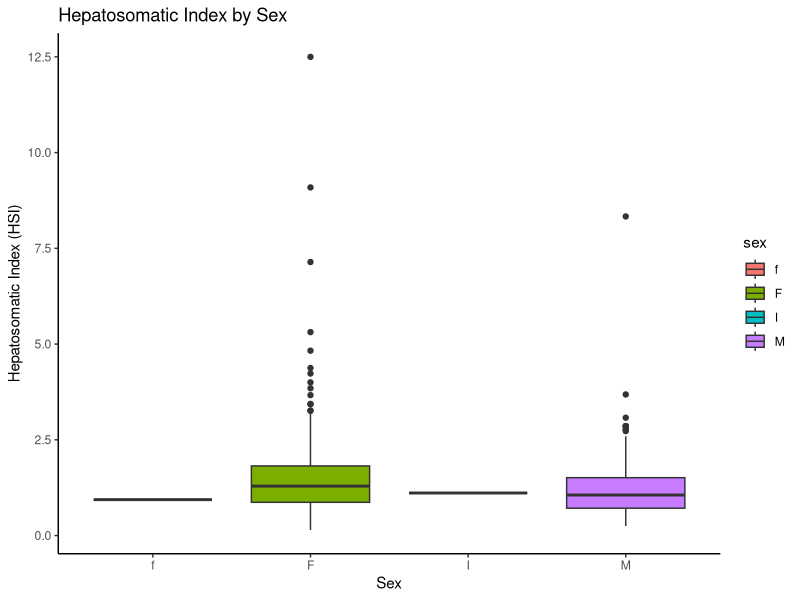

Reproduce this figure in R.
############INFLUENCE OF RAINFALL & NICHE WIDTH, ON REPRODUCTIVE INVESTMENT (HSI)#############
############ENIOLA OLU-AYORINDE###################
############2026-10-06##############################
# All HSI related calculations

library(readr)
library(dplyr)
library(tidyverse)

# ── Load data ──────────────────────────────────────────────────────────────────
Fish_info <- read_csv("data_paper_csvs/H.marginatus_food_items - fish info (3).csv")
View(Fish_info)

# ── Calculate HSI ──────────────────────────────────────────────────────────────
# HSI = (liver weight / total body weight) * 100
Fish_info <- Fish_info %>%
  mutate(HSI = (liver_weight / total_weight) * 100)
View(Fish_info)

# ── Check HSI column ───────────────────────────────────────────────────────────
sum(is.na(Fish_info$HSI))
sum(Fish_info$total_weight == 0, na.rm = TRUE)
summary(Fish_info$HSI)

# ── Calculate mean HSI per event and sex ──────────────────────────────────────
mean_HSI_by_event <- Fish_info %>%
  group_by(event_id, sex) %>%
  summarise(
    n        = n(),
    mean_HSI = mean(HSI, na.rm = TRUE),
    sd_HSI   = sd(HSI,   na.rm = TRUE)
  ) %>%
  arrange(as.numeric(gsub("E", "", event_id)))

View(mean_HSI_by_event)
write.csv(mean_HSI_by_event, "mean_HSI_by_event.csv")

# ── Separate male from female ──────────────────────────────────────────────────
mean_HSI_females <- mean_HSI_by_event %>%
  filter(sex == "F")

mean_HSI_males <- mean_HSI_by_event %>%
  filter(sex == "M")

View(mean_HSI_females)
View(mean_HSI_males)

# ── Combine into one wide dataset ─────────────────────────────────────────────
mean_HSI_combined <- merge(mean_HSI_females, mean_HSI_males,
                           by       = "event_id",
                           suffixes = c("_female", "_male")) %>%
  arrange(as.numeric(gsub("E", "", event_id)))

View(mean_HSI_combined)
write.csv(mean_HSI_combined, "mean_HSI_combined.csv")

# ── Boxplot of HSI by sex ──────────────────────────────────────────────────────
library(ggplot2)

ggplot(Fish_info, aes(x = sex, y = HSI, fill = sex)) +
  geom_boxplot() +
  labs(title = "Hepatosomatic Index by Sex",
       x     = "Sex",
       y     = "Hepatosomatic Index (HSI)") +
  theme_classic()
